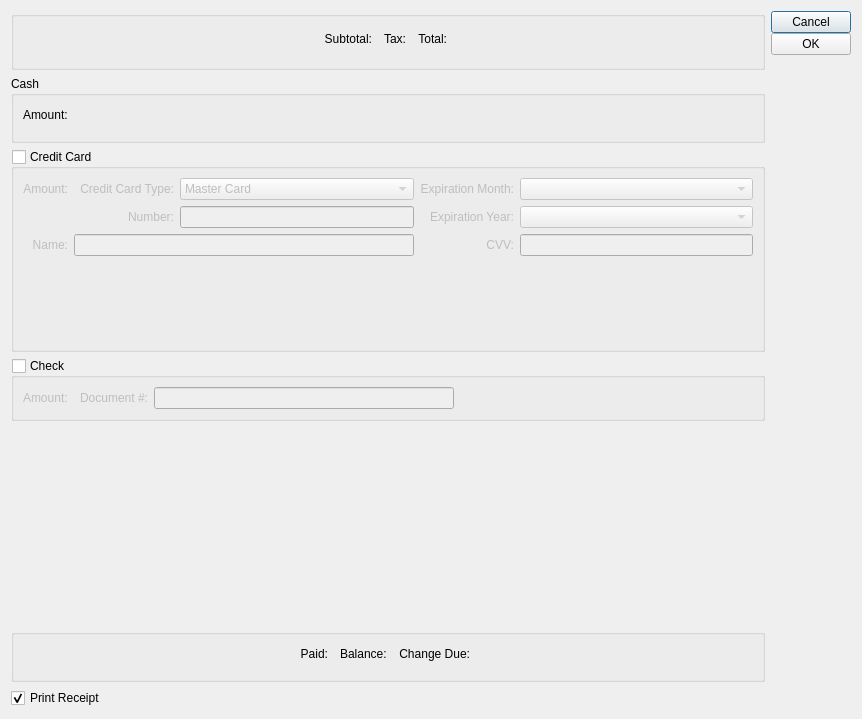
<ui version="4.0" >
 <class>payment</class>
 <widget class="QDialog" name="payment" >
  <property name="geometry" >
   <rect>
    <x>0</x>
    <y>0</y>
    <width>862</width>
    <height>719</height>
   </rect>
  </property>
  <property name="windowTitle" >
   <string>Payment</string>
  </property>
  <property name="schemaName" stdset="0" >
   <string>xtpos</string>
  </property>
  <property name="tableName" stdset="0" >
   <string>api_cashregister</string>
  </property>
  <property name="primaryKeyColumns" stdset="0" >
   <number>2</number>
  </property>
  <property name="screenTitle" stdset="0" >
   <string/>
  </property>
  <layout class="QGridLayout" name="gridLayout_5" >
   <item row="0" column="0" >
    <layout class="QVBoxLayout" name="verticalLayout" >
     <item>
      <widget class="QGroupBox" name="_totalGroup" >
       <property name="title" >
        <string/>
       </property>
       <layout class="QGridLayout" name="gridLayout_6" >
        <item row="0" column="7" >
         <spacer name="horizontalSpacer_3" >
          <property name="orientation" >
           <enum>Qt::Horizontal</enum>
          </property>
          <property name="sizeHint" stdset="0" >
           <size>
            <width>0</width>
            <height>20</height>
           </size>
          </property>
         </spacer>
        </item>
        <item row="0" column="1" >
         <widget class="QLabel" name="_subtotalLit" >
          <property name="text" >
           <string>Subtotal:</string>
          </property>
          <property name="alignment" >
           <set>Qt::AlignRight|Qt::AlignTrailing|Qt::AlignVCenter</set>
          </property>
         </widget>
        </item>
        <item row="0" column="3" >
         <widget class="QLabel" name="_taxLit" >
          <property name="text" >
           <string>Tax:</string>
          </property>
          <property name="alignment" >
           <set>Qt::AlignRight|Qt::AlignTrailing|Qt::AlignVCenter</set>
          </property>
         </widget>
        </item>
        <item row="0" column="5" >
         <widget class="QLabel" name="_totalLit" >
          <property name="text" >
           <string>Total:</string>
          </property>
          <property name="alignment" >
           <set>Qt::AlignRight|Qt::AlignTrailing|Qt::AlignVCenter</set>
          </property>
         </widget>
        </item>
        <item rowspan="2" row="0" column="2" >
         <widget class="CurrCluster" name="_subtotal" >
          <property name="currencyEnabled" >
           <bool>false</bool>
          </property>
          <property name="currencyVisible" >
           <bool>false</bool>
          </property>
          <property name="enabled" >
           <bool>false</bool>
          </property>
         </widget>
        </item>
        <item rowspan="2" row="0" column="6" >
         <widget class="CurrCluster" name="_total" >
          <property name="currencyEnabled" >
           <bool>false</bool>
          </property>
          <property name="currencyVisible" >
           <bool>false</bool>
          </property>
          <property name="enabled" >
           <bool>false</bool>
          </property>
         </widget>
        </item>
        <item rowspan="2" row="0" column="4" >
         <widget class="CurrCluster" name="_tax" >
          <property name="currencyEnabled" >
           <bool>false</bool>
          </property>
          <property name="currencyVisible" >
           <bool>false</bool>
          </property>
          <property name="enabled" >
           <bool>false</bool>
          </property>
         </widget>
        </item>
        <item row="0" column="0" >
         <spacer>
          <property name="orientation" >
           <enum>Qt::Horizontal</enum>
          </property>
          <property name="sizeHint" stdset="0" >
           <size>
            <width>0</width>
            <height>26</height>
           </size>
          </property>
         </spacer>
        </item>
       </layout>
       <zorder>_subtotalLit</zorder>
       <zorder>_taxLit</zorder>
       <zorder>_totalLit</zorder>
       <zorder>_subtotal</zorder>
       <zorder>_total</zorder>
       <zorder>_tax</zorder>
       <zorder></zorder>
      </widget>
     </item>
     <item>
      <widget class="QGroupBox" name="_cashGroup" >
       <property name="title" >
        <string>Cash</string>
       </property>
       <layout class="QGridLayout" name="gridLayout_3" >
        <item row="0" column="0" >
         <widget class="QLabel" name="_cashAmountLit" >
          <property name="text" >
           <string>Amount:</string>
          </property>
         </widget>
        </item>
        <item rowspan="2" row="0" column="1" >
         <widget class="CurrCluster" name="_cashAmount" >
          <property name="currencyEditable" stdset="0" >
           <bool>false</bool>
          </property>
          <property name="currencyVisible" >
           <bool>false</bool>
          </property>
         </widget>
        </item>
        <item row="0" column="2" >
         <spacer name="horizontalSpacer" >
          <property name="orientation" >
           <enum>Qt::Horizontal</enum>
          </property>
          <property name="sizeHint" stdset="0" >
           <size>
            <width>482</width>
            <height>20</height>
           </size>
          </property>
         </spacer>
        </item>
       </layout>
      </widget>
     </item>
     <item>
      <widget class="QGroupBox" name="_creditGroup" >
       <property name="sizePolicy" >
        <sizepolicy vsizetype="Expanding" hsizetype="Expanding" >
         <horstretch>0</horstretch>
         <verstretch>0</verstretch>
        </sizepolicy>
       </property>
       <property name="title" >
        <string>Credit Card</string>
       </property>
       <property name="checkable" >
        <bool>true</bool>
       </property>
       <property name="checked" >
        <bool>false</bool>
       </property>
       <layout class="QGridLayout" name="gridLayout_4" >
        <item row="0" column="0" >
         <layout class="QGridLayout" name="gridLayout" >
          <item row="2" column="0" >
           <widget class="QLabel" name="_nameLit" >
            <property name="text" >
             <string>Name:</string>
            </property>
            <property name="alignment" >
             <set>Qt::AlignRight|Qt::AlignTrailing|Qt::AlignVCenter</set>
            </property>
           </widget>
          </item>
          <item row="2" column="1" colspan="3" >
           <widget class="XLineEdit" name="_name" />
          </item>
          <item row="0" column="0" >
           <widget class="QLabel" name="_creditAmountLit" >
            <property name="text" >
             <string>Amount:</string>
            </property>
            <property name="alignment" >
             <set>Qt::AlignRight|Qt::AlignTrailing|Qt::AlignVCenter</set>
            </property>
           </widget>
          </item>
          <item rowspan="2" row="0" column="1" >
           <widget class="CurrCluster" name="_creditAmount" >
            <property name="currencyEditable" stdset="0" >
             <bool>false</bool>
            </property>
            <property name="currencyVisible" >
             <bool>false</bool>
            </property>
           </widget>
          </item>
          <item row="0" column="2" >
           <widget class="QLabel" name="_creditCardNumberTypeLit" >
            <property name="text" >
             <string>Credit Card Type:</string>
            </property>
            <property name="alignment" >
             <set>Qt::AlignRight|Qt::AlignTrailing|Qt::AlignVCenter</set>
            </property>
            <property name="buddy" >
             <cstring>_creditCardNumber</cstring>
            </property>
           </widget>
          </item>
          <item row="0" column="3" >
           <widget class="XComboBox" name="_fundsType" >
            <item>
             <property name="text" >
              <string>Master Card</string>
             </property>
            </item>
            <item>
             <property name="text" >
              <string>Visa</string>
             </property>
            </item>
            <item>
             <property name="text" >
              <string>American Express</string>
             </property>
            </item>
            <item>
             <property name="text" >
              <string>Discover</string>
             </property>
            </item>
           </widget>
          </item>
          <item row="1" column="2" >
           <widget class="QLabel" name="_creditCardNumberLit" >
            <property name="text" >
             <string> Number:</string>
            </property>
            <property name="alignment" >
             <set>Qt::AlignRight|Qt::AlignTrailing|Qt::AlignVCenter</set>
            </property>
            <property name="buddy" >
             <cstring>_creditCardNumber</cstring>
            </property>
           </widget>
          </item>
          <item row="1" column="3" >
           <widget class="XLineEdit" name="_creditCardNumber" />
          </item>
          <item row="3" column="0" colspan="6" >
           <widget class="AddressCluster" name="_address" >
            <property name="focusPolicy" >
             <enum>Qt::StrongFocus</enum>
            </property>
           </widget>
          </item>
          <item row="0" column="4" >
           <widget class="QLabel" name="_expiremonLit" >
            <property name="sizePolicy" >
             <sizepolicy vsizetype="Fixed" hsizetype="Preferred" >
              <horstretch>0</horstretch>
              <verstretch>0</verstretch>
             </sizepolicy>
            </property>
            <property name="text" >
             <string>Expiration Month:</string>
            </property>
            <property name="alignment" >
             <set>Qt::AlignRight|Qt::AlignTrailing|Qt::AlignVCenter</set>
            </property>
           </widget>
          </item>
          <item row="0" column="5" >
           <widget class="XComboBox" name="_expireMonth" >
            <property name="allowNull" >
             <bool>true</bool>
            </property>
            <item>
             <property name="text" >
              <string/>
             </property>
            </item>
            <item>
             <property name="text" >
              <string>01</string>
             </property>
            </item>
            <item>
             <property name="text" >
              <string>02</string>
             </property>
            </item>
            <item>
             <property name="text" >
              <string>03</string>
             </property>
            </item>
            <item>
             <property name="text" >
              <string>04</string>
             </property>
            </item>
            <item>
             <property name="text" >
              <string>05</string>
             </property>
            </item>
            <item>
             <property name="text" >
              <string>06</string>
             </property>
            </item>
            <item>
             <property name="text" >
              <string>07</string>
             </property>
            </item>
            <item>
             <property name="text" >
              <string>08</string>
             </property>
            </item>
            <item>
             <property name="text" >
              <string>09</string>
             </property>
            </item>
            <item>
             <property name="text" >
              <string>10</string>
             </property>
            </item>
            <item>
             <property name="text" >
              <string>11</string>
             </property>
            </item>
            <item>
             <property name="text" >
              <string>12</string>
             </property>
            </item>
           </widget>
          </item>
          <item row="1" column="4" >
           <widget class="QLabel" name="_expireyearLit" >
            <property name="sizePolicy" >
             <sizepolicy vsizetype="Fixed" hsizetype="Preferred" >
              <horstretch>0</horstretch>
              <verstretch>0</verstretch>
             </sizepolicy>
            </property>
            <property name="text" >
             <string>Expiration Year:</string>
            </property>
            <property name="alignment" >
             <set>Qt::AlignRight|Qt::AlignTrailing|Qt::AlignVCenter</set>
            </property>
           </widget>
          </item>
          <item row="1" column="5" >
           <widget class="XComboBox" name="_expireYear" >
            <item>
             <property name="text" >
              <string/>
             </property>
            </item>
            <item>
             <property name="text" >
              <string>2009</string>
             </property>
            </item>
            <item>
             <property name="text" >
              <string>2010</string>
             </property>
            </item>
            <item>
             <property name="text" >
              <string>2011</string>
             </property>
            </item>
            <item>
             <property name="text" >
              <string>2012</string>
             </property>
            </item>
            <item>
             <property name="text" >
              <string>2013</string>
             </property>
            </item>
            <item>
             <property name="text" >
              <string>2014</string>
             </property>
            </item>
            <item>
             <property name="text" >
              <string>2015</string>
             </property>
            </item>
            <item>
             <property name="text" >
              <string>2016</string>
             </property>
            </item>
            <item>
             <property name="text" >
              <string>2017</string>
             </property>
            </item>
            <item>
             <property name="text" >
              <string>2018</string>
             </property>
            </item>
            <item>
             <property name="text" >
              <string>2020</string>
             </property>
            </item>
           </widget>
          </item>
          <item row="2" column="4" >
           <widget class="QLabel" name="_cvvLit" >
            <property name="text" >
             <string>CVV:</string>
            </property>
            <property name="alignment" >
             <set>Qt::AlignRight|Qt::AlignTrailing|Qt::AlignVCenter</set>
            </property>
           </widget>
          </item>
          <item row="2" column="5" >
           <widget class="XLineEdit" name="_cvv" />
          </item>
         </layout>
        </item>
       </layout>
      </widget>
     </item>
     <item>
      <widget class="QGroupBox" name="_checkGroup" >
       <property name="title" >
        <string>Check</string>
       </property>
       <property name="checkable" >
        <bool>true</bool>
       </property>
       <property name="checked" >
        <bool>false</bool>
       </property>
       <layout class="QGridLayout" name="gridLayout_2" >
        <item row="0" column="0" >
         <layout class="QHBoxLayout" >
          <item>
           <widget class="QLabel" name="_checkAmountLit" >
            <property name="text" >
             <string>Amount:</string>
            </property>
           </widget>
          </item>
          <item>
           <widget class="CurrCluster" name="_checkAmount" >
            <property name="currencyEditable" stdset="0" >
             <bool>false</bool>
            </property>
            <property name="currencyVisible" >
             <bool>false</bool>
            </property>
           </widget>
          </item>
          <item>
           <widget class="QLabel" name="_checkNumberLit" >
            <property name="text" >
             <string>Document #:</string>
            </property>
            <property name="alignment" >
             <set>Qt::AlignRight|Qt::AlignTrailing|Qt::AlignVCenter</set>
            </property>
           </widget>
          </item>
          <item>
           <widget class="XLineEdit" name="_checkNumber" />
          </item>
          <item>
           <spacer>
            <property name="orientation" >
             <enum>Qt::Horizontal</enum>
            </property>
            <property name="sizeHint" stdset="0" >
             <size>
              <width>40</width>
              <height>20</height>
             </size>
            </property>
           </spacer>
          </item>
         </layout>
        </item>
       </layout>
      </widget>
     </item>
     <item>
      <spacer name="verticalSpacer" >
       <property name="orientation" >
        <enum>Qt::Vertical</enum>
       </property>
       <property name="sizeHint" stdset="0" >
        <size>
         <width>20</width>
         <height>0</height>
        </size>
       </property>
      </spacer>
     </item>
     <item>
      <widget class="QGroupBox" name="_tenderGroup" >
       <property name="title" >
        <string/>
       </property>
       <layout class="QGridLayout" >
        <item row="0" column="8" >
         <spacer name="horizontalSpacer_2" >
          <property name="orientation" >
           <enum>Qt::Horizontal</enum>
          </property>
          <property name="sizeHint" stdset="0" >
           <size>
            <width>0</width>
            <height>20</height>
           </size>
          </property>
         </spacer>
        </item>
        <item row="0" column="6" >
         <widget class="QLabel" name="_changeLit" >
          <property name="text" >
           <string>Change Due:</string>
          </property>
          <property name="alignment" >
           <set>Qt::AlignRight|Qt::AlignTrailing|Qt::AlignVCenter</set>
          </property>
         </widget>
        </item>
        <item rowspan="2" row="0" column="7" >
         <widget class="CurrCluster" name="_change" >
          <property name="currencyEditable" stdset="0" >
           <bool>false</bool>
          </property>
          <property name="currencyVisible" >
           <bool>false</bool>
          </property>
          <property name="enabled" >
           <bool>false</bool>
          </property>
         </widget>
        </item>
        <item rowspan="2" row="0" column="3" >
         <widget class="CurrCluster" name="_paid" >
          <property name="currencyEditable" stdset="0" >
           <bool>false</bool>
          </property>
          <property name="currencyVisible" >
           <bool>false</bool>
          </property>
          <property name="enabled" >
           <bool>false</bool>
          </property>
         </widget>
        </item>
        <item rowspan="2" row="0" column="5" >
         <widget class="CurrCluster" name="_balance" >
          <property name="currencyEditable" stdset="0" >
           <bool>false</bool>
          </property>
          <property name="currencyVisible" >
           <bool>false</bool>
          </property>
          <property name="enabled" >
           <bool>false</bool>
          </property>
         </widget>
        </item>
        <item row="0" column="0" >
         <spacer>
          <property name="orientation" >
           <enum>Qt::Horizontal</enum>
          </property>
          <property name="sizeHint" stdset="0" >
           <size>
            <width>0</width>
            <height>20</height>
           </size>
          </property>
         </spacer>
        </item>
        <item row="0" column="4" >
         <widget class="QLabel" name="_balanceLit" >
          <property name="text" >
           <string>Balance:</string>
          </property>
         </widget>
        </item>
        <item row="0" column="2" >
         <widget class="QLabel" name="_paidLit" >
          <property name="text" >
           <string>Paid:</string>
          </property>
          <property name="alignment" >
           <set>Qt::AlignRight|Qt::AlignTrailing|Qt::AlignVCenter</set>
          </property>
         </widget>
        </item>
       </layout>
       <zorder>_changeLit</zorder>
       <zorder>_change</zorder>
       <zorder>_paid</zorder>
       <zorder>_balance</zorder>
       <zorder></zorder>
       <zorder>_balanceLit</zorder>
       <zorder>_paidLit</zorder>
      </widget>
     </item>
    </layout>
   </item>
   <item row="0" column="1" >
    <layout class="QVBoxLayout" >
     <item>
      <layout class="QVBoxLayout" >
       <property name="spacing" >
        <number>0</number>
       </property>
       <item>
        <widget class="QPushButton" name="_cancel" >
         <property name="text" >
          <string>Cancel</string>
         </property>
        </widget>
       </item>
       <item>
        <widget class="QPushButton" name="_ok" >
         <property name="text" >
          <string>OK</string>
         </property>
        </widget>
       </item>
      </layout>
     </item>
     <item>
      <spacer>
       <property name="orientation" >
        <enum>Qt::Vertical</enum>
       </property>
       <property name="sizeHint" stdset="0" >
        <size>
         <width>20</width>
         <height>40</height>
        </size>
       </property>
      </spacer>
     </item>
    </layout>
   </item>
   <item row="1" column="0" colspan="2" >
    <widget class="XCheckBox" name="_print" >
     <property name="text" >
      <string>Print Receipt</string>
     </property>
     <property name="checked" >
      <bool>true</bool>
     </property>
     <property name="forgetful" >
      <bool>true</bool>
     </property>
    </widget>
   </item>
  </layout>
 </widget>
 <customwidgets>
  <customwidget>
   <class>AddressCluster</class>
   <extends>QWidget</extends>
   <header>addresscluster.h</header>
  </customwidget>
  <customwidget>
   <class>XCheckBox</class>
   <extends>QCheckBox</extends>
   <header>xcheckbox.h</header>
  </customwidget>
  <customwidget>
   <class>XComboBox</class>
   <extends>QComboBox</extends>
   <header>xcombobox.h</header>
  </customwidget>
  <customwidget>
   <class>XLineEdit</class>
   <extends>QLineEdit</extends>
   <header>xlineedit.h</header>
  </customwidget>
  <customwidget>
   <class>CurrCluster</class>
   <extends>QWidget</extends>
   <header>currcluster.h</header>
  </customwidget>
 </customwidgets>
 <tabstops>
  <tabstop>_print</tabstop>
  <tabstop>_subtotal</tabstop>
  <tabstop>_tax</tabstop>
  <tabstop>_total</tabstop>
  <tabstop>_cashAmount</tabstop>
  <tabstop>_creditGroup</tabstop>
  <tabstop>_creditAmount</tabstop>
  <tabstop>_fundsType</tabstop>
  <tabstop>_creditCardNumber</tabstop>
  <tabstop>_expireMonth</tabstop>
  <tabstop>_expireYear</tabstop>
  <tabstop>_cvv</tabstop>
  <tabstop>_name</tabstop>
  <tabstop>_address</tabstop>
  <tabstop>_checkGroup</tabstop>
  <tabstop>_checkAmount</tabstop>
  <tabstop>_checkNumber</tabstop>
  <tabstop>_paid</tabstop>
  <tabstop>_balance</tabstop>
  <tabstop>_change</tabstop>
  <tabstop>_ok</tabstop>
  <tabstop>_cancel</tabstop>
 </tabstops>
 <resources/>
 <connections/>
</ui>
